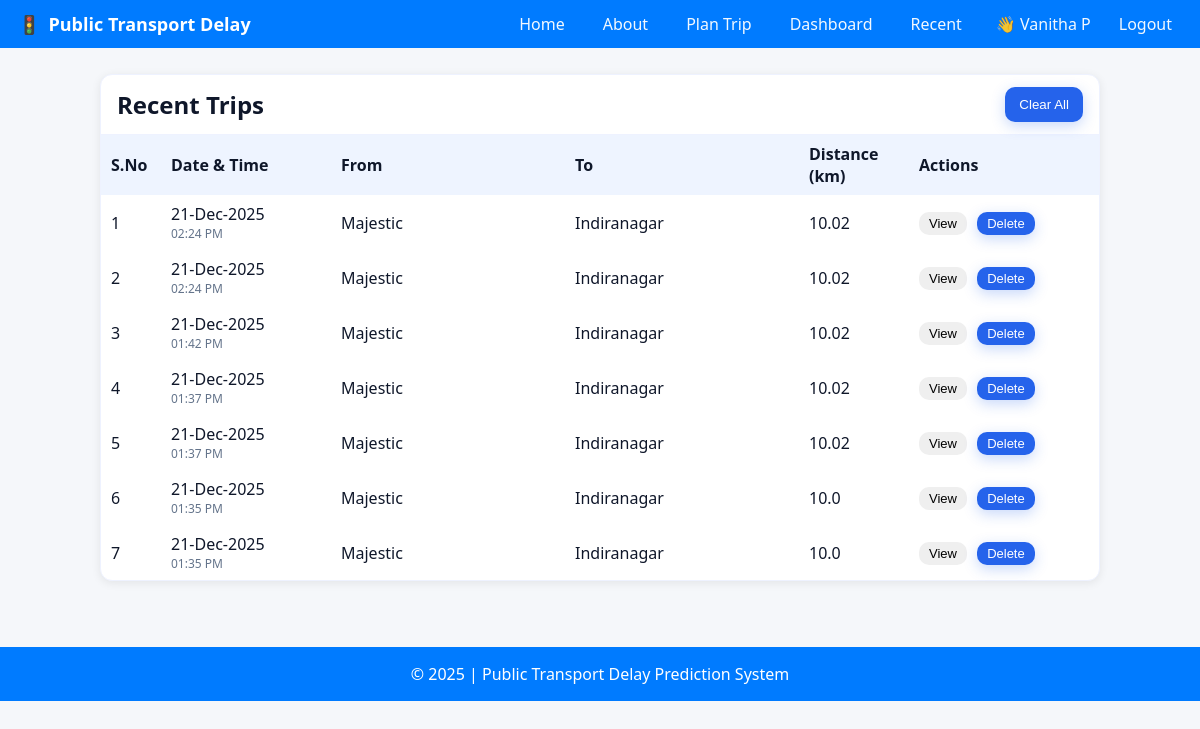
Screenshot of /recent (signed in) with the database file from the repository.
### tables this page shows
CREATE TABLE searches (
            id INTEGER PRIMARY KEY AUTOINCREMENT,
            ts TEXT,
            source TEXT,
            destination TEXT,
            road_km REAL,
            modes_json TEXT,
            feature TEXT DEFAULT 'public'
        );

### app.py (the view)
@app.route("/recent")
@login_required
def recent():
    with sqlite3.connect(DB_PATH) as con:
        cur = con.cursor()
        cur.execute("SELECT id, ts, source, destination, road_km FROM searches ORDER BY id DESC LIMIT 300")
        rows = cur.fetchall()
    parsed_rows = []
    for rid, ts, src, dst, road_km in rows:
        try:
            ts_dt = datetime.fromisoformat(ts)
        except Exception:
            ts_dt = ts
        parsed_rows.append((rid, ts_dt, src, dst, road_km))
    return render_template("recent.html", rows=parsed_rows)

### app.py (called while the page is built)
def login_required(view_func):
    @wraps(view_func)
    def wrapped_view(*args, **kwargs):
        if not session.get("user"):
            flash("Please login to continue.", "error")
            return redirect(url_for("login"))
        return view_func(*args, **kwargs)
    return wrapped_view

### templates/recent.html (shortened to what this page needs)
{% extends "base.html" %}
{% block content %}
<div class="recent-card"
     style="max-width:1000px;margin:auto;background:#fff;border:1px solid #eef2ff;border-radius:12px;box-shadow:0 2px 10px rgba(0,0,0,.08);">
  <div style="display:flex;justify-content:space-between;align-items:center;padding:12px 16px;border-bottom:1px solid #eef2ff;">
    <h2 class="page-title">
      Recent Trips
    </h2>
    <form method="post"
          action="{{ url_for('recent_clear') }}"
          onsubmit="return confirm('Clear all history?')">
      <button class="btn btn-primary">
        Clear All
      </button>
    </form>
  </div>
  <table class="recent-table">
    <thead>
      <tr style="background:#eef4ff;">
        <th style="text-align:left;width:60px;">S.No</th>
        <th style="text-align:left;width:170px;">Date &amp; Time</th>
        <th style="text-align:left;">From</th>
        <th style="text-align:left;">To</th>
        <th style="text-align:left;width:110px;">Distance (km)</th>
        <th style="text-align:left;width:190px;">Actions</th>
      </tr>
    </thead>
    <tbody>
      {% for r in rows %}
      <tr>
        <td>{{ loop.index }}</td>
        <td>
          {% if r[1].strftime is defined %}
            <div>{{ r[1].strftime('%d-%b-%Y') }}</div>
            <div style="font-size:12px;color:#64748b;">
              {{ r[1].strftime('%I:%M %p') }}
            </div>
          {% else %}
            <div>{{ r[1] }}</div>
          {% endif %}
        </td>
        <td style="white-space:nowrap;overflow:hidden;text-overflow:ellipsis;">
          {{ r[2] }}
        </td>
        <td style="white-space:nowrap;overflow:hidden;text-overflow:ellipsis;">
          {{ r[3] }}
        </td>
        <td>{{ r[4] }}</td>
        <td>
          <form method="get"
                action="{{ url_for('predict_view', sid=r[0]) }}"
                style="display:inline;">
            <button class="btn btn-outline-primary btn-sm">
              View
            </button>
          </form>
          <form method="post"
                action="{{ url_for('recent_delete', sid=r[0]) }}"
                onsubmit="return confirm('Delete this trip?')"
                style="display:inline;margin-left:6px;">
            <button class="btn btn-primary btn-sm">
              Delete
            </button>
          </form>
        </td>
      </tr>
      {% endfor %}
    </tbody>
  </table>
</div>
{% endblock %}

### templates/base.html (shortened to what this page needs)
<!DOCTYPE html>
<html lang="en">
<head>
  <link rel="stylesheet"
      href="https://cdnjs.cloudflare.com/ajax/libs/font-awesome/6.5.0/css/all.min.css">
  <link rel="stylesheet"
      href="https://unpkg.com/leaflet@1.9.4/dist/leaflet.css">
</head>
<body>
  <nav>
    <div class="logo">🚦 <span>Public Transport Delay</span></div>
    <ul class="nav-links" id="navLinks">
      <li><a href="{{ url_for('home') }}"       data-path="/">Home</a></li>
      <li><a href="{{ url_for('about') }}"      data-path="/about">About</a></li>
      <li><a href="{{ url_for('plan') }}"       data-path="/plan">Plan Trip</a></li>
      <li><a href="{{ url_for('dashboard') }}"  data-path="/dashboard">Dashboard</a></li>
      <li><a href="{{ url_for('recent') }}"     data-path="/recent">Recent</a></li>
      {% if session.get('user') %}
        <li style="margin-left:6px;opacity:.95;">👋 {{ session['user']['name'] }}</li>
        <li><a href="{{ url_for('logout') }}">Logout</a></li>
      {% else %}
        <li><a href="{{ url_for('home') }}#auth">Login / Sign up</a></li>
      {% endif %}
    </ul>
  </nav>
  <div class="content">
    {% block content %}{% endblock %}
  </div>
  <footer class="footer">
    &copy; {{ current_year or "2025" }} | Public Transport Delay Prediction System
  </footer>
</body>
</html>

### templates/base.html (style rules this page uses)
:root { --brand:#007BFF; --brand-700:#2563eb; --ink:#0f172a; --muted:#475569; --bg:#f5f7fa; --card:#ffffff; --ring:#e5e7eb; --ring-2:#cfd6e4; --hover:#FFD43B; }
* { box-sizing:border-box }
body { margin:0;font-family:'Poppins',system-ui,-apple-system,Segoe UI,Roboto,Arial,sans-serif;background:var(--bg);color:var(--ink) }
nav { background:var(--brand);color:#fff; display:flex;align-items:center;justify-content:space-between; padding:12px 18px;position:sticky;top:0;z-index:50; }
.logo { font-weight:700;font-size:18px;display:flex;align-items:center;gap:8px }
.nav-links { list-style:none;display:flex;gap:18px;margin:0;padding:0;align-items:center }
.nav-links a { color:#fff;text-decoration:none;font-weight:500;opacity:.95;transition:.2s; padding:8px 10px;border-radius:8px; }
.content { padding:26px 16px;max-width:1200px;margin:0 auto }
.btn { padding:10px 14px;border:none;border-radius:10px;cursor:pointer;display:inline-flex;align-items:center;gap:8px }
.btn-primary { background:var(--brand-700);color:#fff;box-shadow:0 4px 14px rgba(37,99,235,.25) }
.footer { text-align:center;padding:16px;background:var(--brand);color:#fff;margin-top:40px }

### templates/recent.html (style rules this page uses)
.recent-card { animation: fadeIn 0.4s ease-in; }
.recent-table { width: 100%; border-collapse: collapse; table-layout: fixed; }
.recent-table th, .recent-table td { padding: 8px 10px; }
.recent-table tbody tr { transition: all 0.2s ease-in-out; }
.btn { position: relative; overflow: hidden; transition: transform 0.15s ease, box-shadow 0.15s ease; }
.btn-sm { padding: 4px 10px; font-size: 13px; }
.page-title { display: flex; align-items: center; gap: 8px; margin: 0; color: #0f172a; }

### rows the page displays
searches: r "21-Dec-2025", r "02:24 PM", source "Majestic", destination "Indiranagar", road_km "10.02"
searches: r "21-Dec-2025", r "02:24 PM", source "Majestic", destination "Indiranagar", road_km "10.02"
searches: r "21-Dec-2025", r "01:42 PM", source "Majestic", destination "Indiranagar", road_km "10.02"
searches: r "21-Dec-2025", r "01:37 PM", source "Majestic", destination "Indiranagar", road_km "10.02"
searches: r "21-Dec-2025", r "01:37 PM", source "Majestic", destination "Indiranagar", road_km "10.02"
searches: r "21-Dec-2025", r "01:35 PM", source "Majestic", destination "Indiranagar", road_km "10.0"
searches: r "21-Dec-2025", r "01:35 PM", source "Majestic", destination "Indiranagar", road_km "10.0"

### other values shown
{{ session['user']['name'] }} "Vanitha P"
{{ current_year or "2025" }} "2025"
